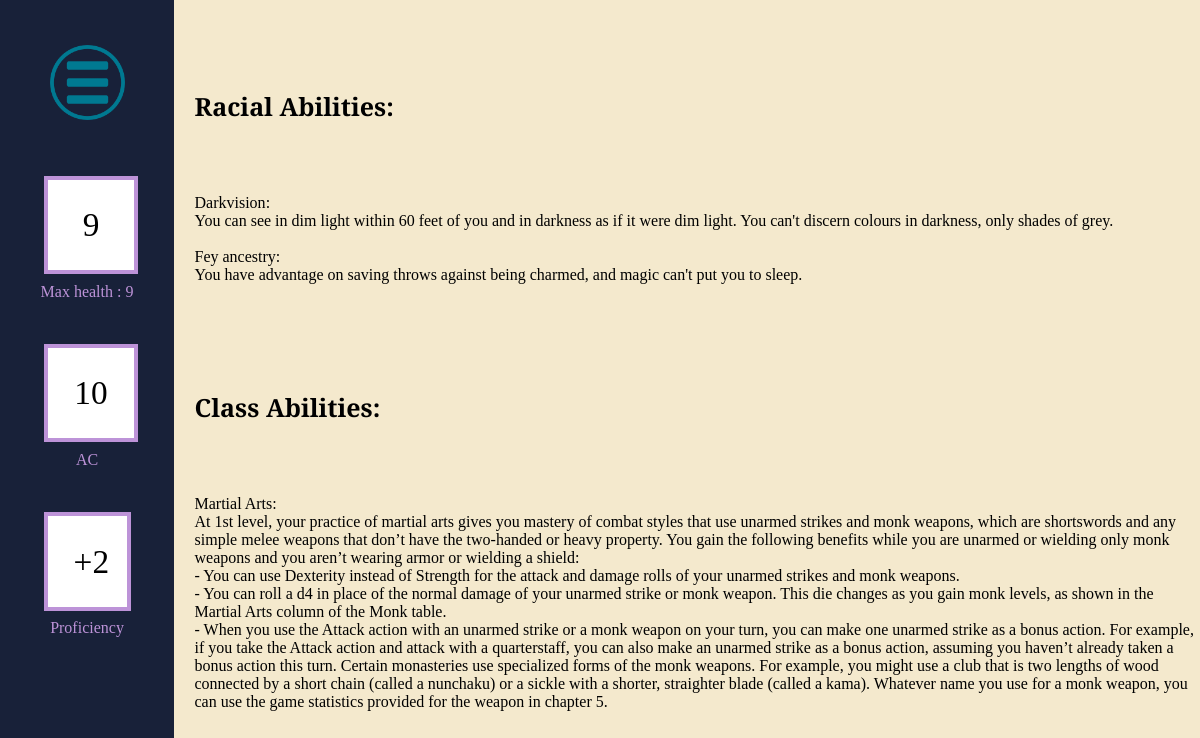
Screenshot of /character_abilities/79 (signed in) with the database file from the repository.
### tables this page shows
CREATE TABLE Ability (Ability_Id INTEGER PRIMARY KEY AUTOINCREMENT, Name Text, Description Text);

### routes.py (the view, shortened to what this page needs)
@app.route('/character_abilities/<id>')
def character_abilities(id):
    conn = sqlite3.connect(db)
    cur = conn.cursor()
    character_data = get_from_character(id)
    if character_data is None:
        abort(404)
    elif ('user_id' not in session) or character_data[14] != session['user_id']:
        abort(403)
    resetSession()
    feat_names = []
    feat_descriptions = []
    feat_types = ["Race", "Class", "Background", "Subclass"]
    feat_types_parameters = [character_data[2], character_data[3],
                             character_data[5], character_data[13]]
    for i in range(4):
        added = ""
        if i == 1 or i == 3:
            added = f" AND Level <= {character_data[4]}"
        cur.execute(f'''SELECT Name,Description FROM Ability
                     WHERE Ability_Id IN (SELECT Ability_Id
                     FROM Ability{feat_types[i]}
                       WHERE {feat_types[i]}_Id =
                         {feat_types_parameters[i]}{added})''')
        data = cur.fetchall()
        feat_names.append([i[0] for i in data])
        feat_descriptions.append([i[1] for i in data])
    cur.execute('''SELECT Ability_Id,Type FROM AbilityCharacter
                 WHERE Character_Id = ?''', (id,))
    data = cur.fetchall()
    other_values = [id, character_data[6], character_data[12],
                    character_data[7], ((character_data[4]-1)//4)+2,
                    character_data[14], character_data[3], character_data[4]]
    return render_template('CharacterAbility.html', other_values=other_values,
                           names=feat_names, descs=feat_descriptions)

### routes.py (called while the page is built)
def querydb(query, values, oneOrAll):
    conn = sqlite3.connect(db)
    cur = conn.cursor()
    cur.execute(query, values)
    if oneOrAll:
        return cur.fetchone()
    else:
        return cur.fetchall()

def resetSession():
    if 'user_id' in session:
        placeholder = session['user_id']
    else:
        placeholder = None
    session.clear()
    collect()
    if placeholder is not None:
        session['user_id'] = placeholder

def get_from_character(id):
    character_data = querydb('SELECT * FROM Character WHERE Character_Id = ?',
                             (id,), True)
    return character_data

### templates/CharacterAbility.html
{% extends 'sheetLayout.html' %}
{% set ability_types = ['Racial','Class','Background','Subclass'] %}
{% block content %}
<div class = "ability_sheet">
    {% for i in range(ability_types|length) %}
        {% if names[i]|length != 0 %}
            <h1 class = "ability_header">{{ability_types[i]}} Abilities:</h1>
            {% for j in range(names[i]|length) %}
                    {{names[i][j]}}:
                    {{descs[i][j]}}
            {% endfor %}
        {% endif %}
    {% endfor %}
</div>
{% endblock %}

### static/styles.css (style rules this page uses)
body { margin: 0px; height: 70vw; }
.ability_sheet { margin-left: 2%; white-space: pre-line; }
.ability_header { font-size: 25px; }

### rows the page displays
Ability: Name "Darkvision", Description "You can see in dim light within 60 feet of you and in darkness as if it were dim light. You can't discern colours in darkness, only shades of grey."
Ability: Name "Fey ancestry", Description "You have advantage on saving throws against being charmed, and magic can't put you to sleep."
Ability: Name "Martial Arts", Description "At 1st level, your practice of martial arts gives you mastery of combat styles that use unarmed strikes and monk weapons, which are shortswords and any simple melee weapons that don’t have the two-handed or heavy property. You gain the following benefits while you are unarmed or wielding only monk weapons and you aren’t wearing armor or wielding a shield: - You can use Dexterity instead of Strength for the attack and damage rolls of your unarmed strikes and monk weapons. - You can roll a d4 in place of the normal damage of your unarmed strike or monk weapon. This die changes as you gain monk levels, as shown in the Martial Arts column of the Monk table. - When you use the Attack action with…"

### other values shown
{{ other_values[1] }} "9"
{{ other_values[4] }} "2"
{{ ability_types[i] }} "Racial" "Class"
